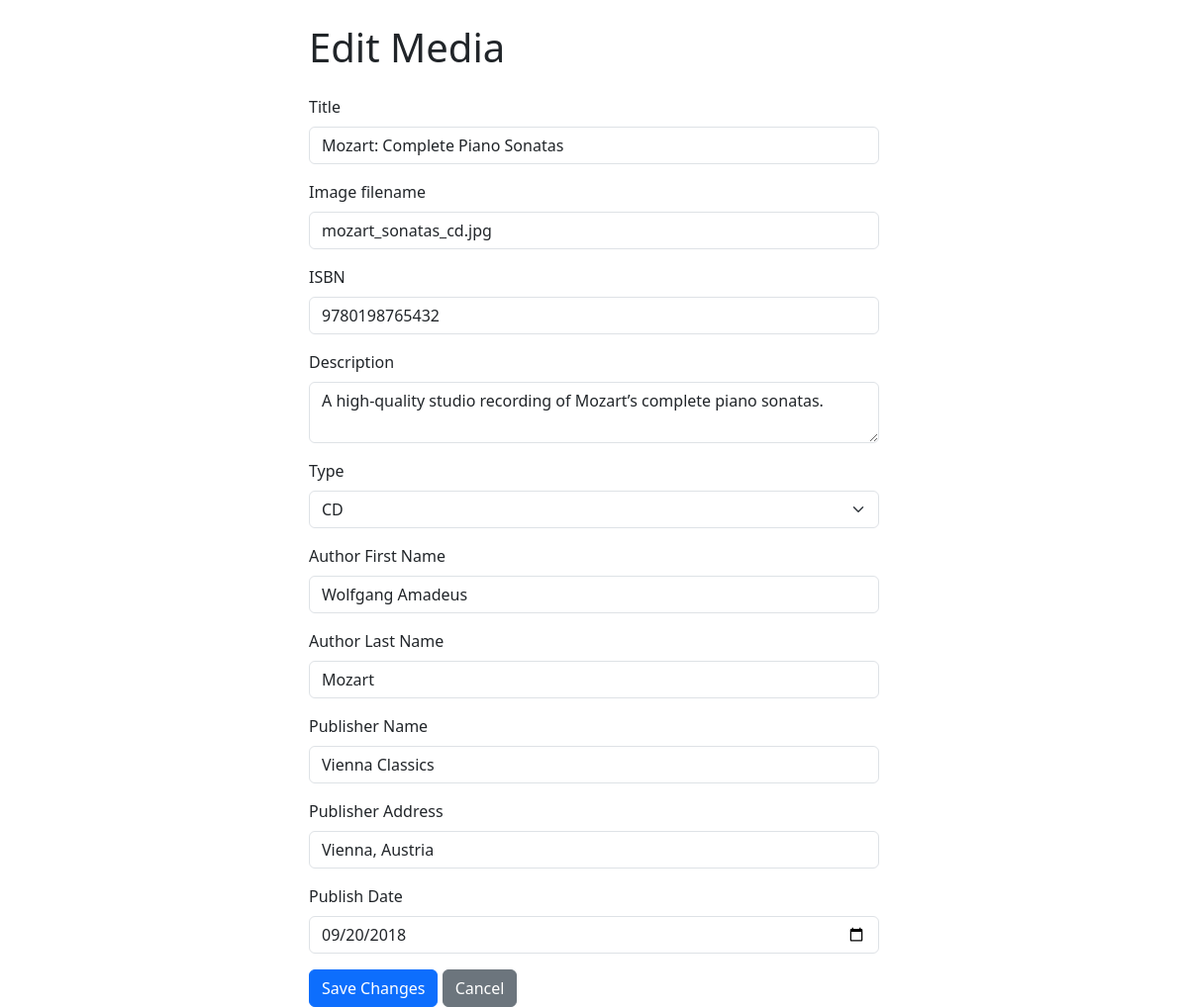
The app's page /edit.php?id=12 with its own data.
### tables this page shows
CREATE TABLE `biglibrary_safe` (
  `id` int(11) NOT NULL,
  `image` varchar(255) NOT NULL,
  `title` varchar(255) NOT NULL,
  `author_first_name` varchar(255) NOT NULL,
  `author_last_name` varchar(255) NOT NULL,
  `isbn` varchar(20) NOT NULL,
  `type` varchar(100) NOT NULL,
  `publisher_name` varchar(255) NOT NULL,
  `publisher_address` varchar(255) NOT NULL,
  `publish_date` date NOT NULL,
  `short_description` text NOT NULL
);

### edit.php (the view, shortened to what this page needs)
<?php
require_once "db_connect.php";
if (isset($_GET['id'])) {
    $id = $_GET['id'];
    $sql = "SELECT * FROM biglibrary_safe WHERE id = $id";
    $result = mysqli_query($conn, $sql);
    if (mysqli_num_rows($result) == 1) {
        $row = mysqli_fetch_assoc($result);
    } else {
        echo "Media not found.";
        exit;
    }
} else {
    echo "No ID provided.";
    exit;
}
?>
<!DOCTYPE html>
<html lang="en">
<head>
    <link href="https://cdn.jsdelivr.net/npm/bootstrap@5.3.0/dist/css/bootstrap.min.css" rel="stylesheet">
</head>
<body>
<div class="container mt-4" style="max-width: 600px;">
    <h1 class="mb-4">Edit Media</h1>
    <form method="POST" action="update.php">
        <div class="mb-3">
            <label class="form-label">Title</label>
            <input type="text" name="title" class="form-control" value="<?php echo $row['title']; ?>" required>
        </div>
    <div class="mb-3">
            <label class="form-label">Image filename</label>
            <input type="text" name="image" class="form-control" value="<?php echo $row['image']; ?>" required>
    </div>
        <div class="mb-3">
            <label class="form-label">ISBN</label>
            <input type="text" name="isbn" class="form-control" value="<?php echo $row['isbn']; ?>" required>
        </div>
        <div class="mb-3">
            <label class="form-label">Description</label>
            <textarea name="short_description" class="form-control" required><?php echo $row['short_description']; ?></textarea>
        </div>
        <div class="mb-3">
            <label class="form-label">Type</label>
            <select name="type" class="form-select">
                <option <?php if ($row['type'] == "CD") echo "selected"; ?>>CD</option>
            </select>
        </div>
        <div class="mb-3">
            <label class="form-label">Author First Name</label>
            <input type="text" name="author_first_name" class="form-control" value="<?php echo $row['author_first_name']; ?>" required>
        </div>
        <div class="mb-3">
            <label class="form-label">Author Last Name</label>
            <input type="text" name="author_last_name" class="form-control" value="<?php echo $row['author_last_name']; ?>" required>
        </div>
        <div class="mb-3">
            <label class="form-label">Publisher Name</label>
            <input type="text" name="publisher_name" class="form-control" value="<?php echo $row['publisher_name']; ?>" required>
        </div>
        <div class="mb-3">
            <label class="form-label">Publisher Address</label>
            <input type="text" name="publisher_address" class="form-control" value="<?php echo $row['publisher_address']; ?>" required>
        </div>
        <div class="mb-3">
            <label class="form-label">Publish Date</label>
            <input type="date" name="publish_date" class="form-control" value="<?php echo $row['publish_date']; ?>" required>
        </div>
        <button type="submit" class="btn btn-primary">Save Changes</button>
        <a href="details.php?id=<?php echo $row['id']; ?>" class="btn btn-secondary">Cancel</a>
    </form>
</div>
</body>
</html>

### records on screen
biglibrary_safe: title "Mozart: Complete Piano Sonatas", image "mozart_sonatas_cd.jpg", isbn "9780198765432", short_description "A high‑quality studio recording of Mozart’s complete piano sonatas.", type "CD", author_first_name "Wolfgang Amadeus", author_last_name "Mozart", publisher_name "Vienna Classics", publisher_address "Vienna, Austria", publish_date "09/20/2018"
